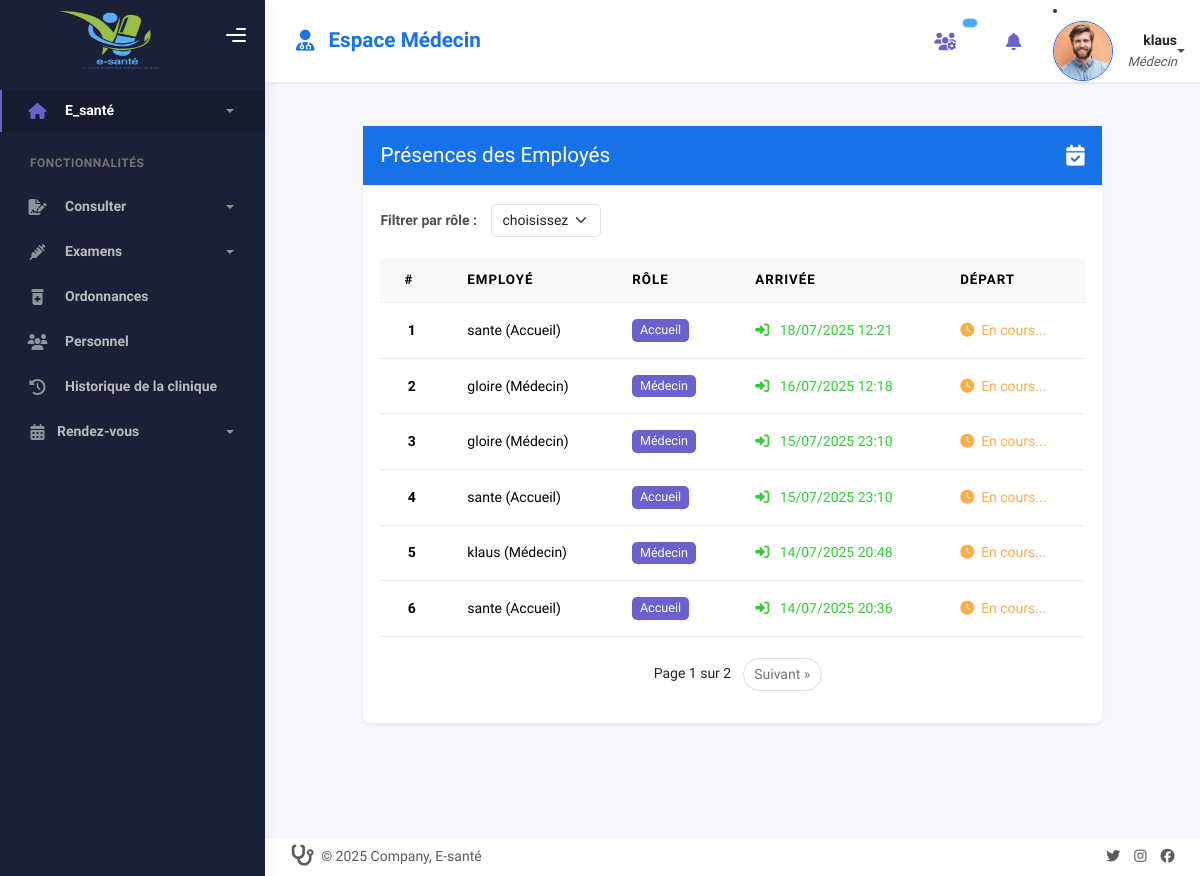
The page /protocole/historique-presence/ (signed in) on the database as committed earlier.
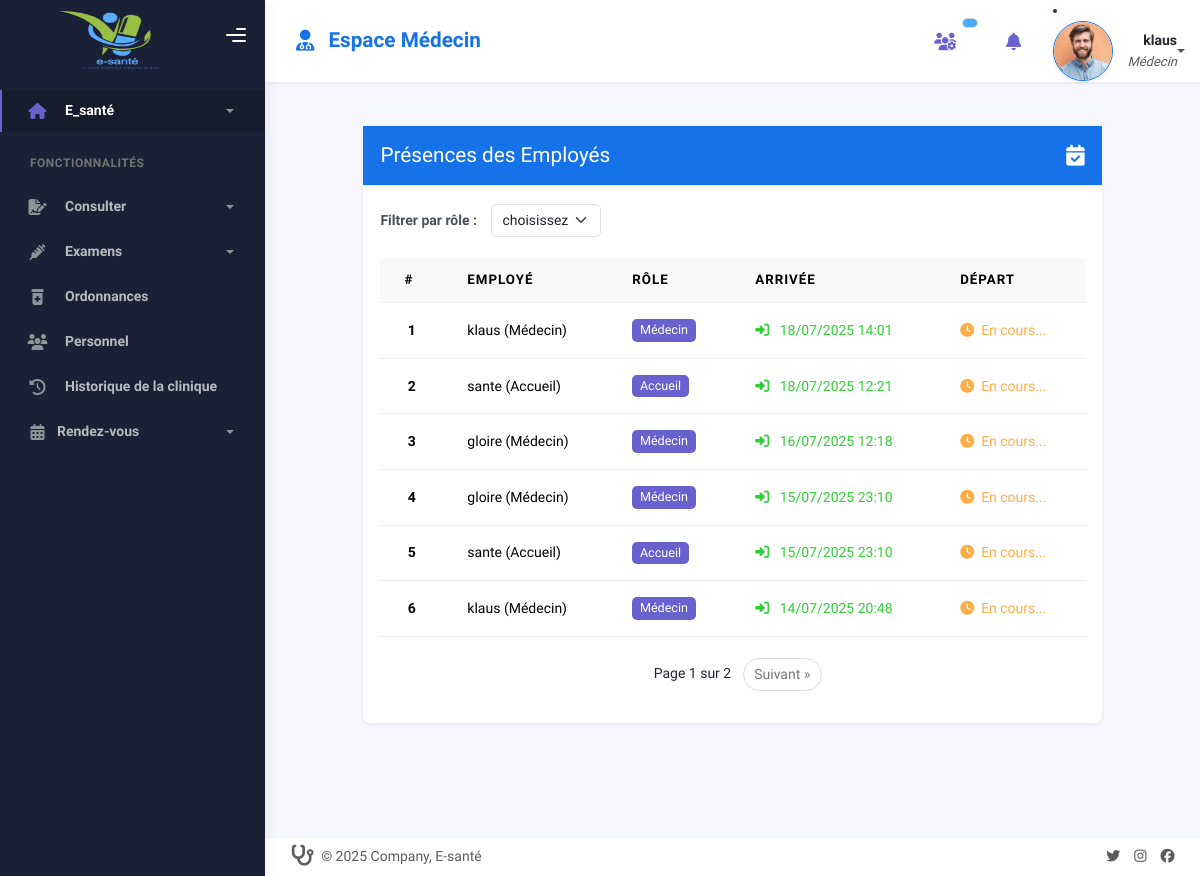
The same page on the database as committed later.
### Protocole/models.py (models this page shows, shortened)
class Presence(models.Model):
    ROLES = [
        ("medecin", "Médecin"),
        ("infirmier", "Infirmier"),
        ("pharmacien", "Pharmacien"),
        ("accueil", "Accueil"),
    ]
    employe = models.ForeignKey(User, on_delete=models.CASCADE)
    role = models.CharField(max_length=20, choices=ROLES)  # Rôle du personnel
    arrivee = models.DateTimeField(default=now)  # Heure d'arrivée
    depart = models.DateTimeField(null=True, blank=True)  # Heure de départ

### home/models.py (models this page shows, shortened)
class User(AbstractUser):
    role = models.CharField(max_length=20, choices=USER_ROLE_CHOICES, default='accueil')
    def __str__(self):
        return f"{self.username} ({self.get_role_display()})"

### Protocole/views.py (the view)
# urls.py: path('historique-presence/', proto_views.liste_presences, name='liste_presences'),
@login_required
def liste_presences(request):
    role = request.GET.get("role", "")
    roles = Personnel.ROLE_CHOICES
    presences = Presence.objects.all().order_by("-arrivee")
    if role:
        presences = presences.filter(employe__role=role)
    paginator = Paginator(presences, 6)
    page_number = request.GET.get("page")
    page_obj = paginator.get_page(page_number)
    return render(request, "protocole/index.html", {
        'presences': page_obj,
        'roles': roles,
        'role': role,
    })

### home/context_processors.py (called while the page is built)
def users_online(request):
    User = get_user_model()
    sessions = Session.objects.filter(expire_date__gte=timezone.now())
    user_ids = []
    for session in sessions:
        data = session.get_decoded()
        uid = data.get('_auth_user_id')
        if uid:
            user_ids.append(uid)
    active_users = User.objects.filter(id__in=user_ids)
    return {
        'active_users': active_users,
        'users_online_count': active_users.count(),
    }

### Protocole/templates/protocole/index.html (shortened to what this page needs)
{% extends 'dashboard/base.html' %}
{% load static %}
{% block content %}
<div class="container-fluid mt-5 pt-5">
  <div class="row justify-content-center">
    <div class="col-md-10">
      <div class="card shadow-sm border-0 rounded-3">
        <div class="card-header bg-primary text-white d-flex justify-content-between align-items-center">
          <h4 class="mb-0">Présences des Employés</h4>
          <i class="fas fa-calendar-check fs-4"></i>
        </div>
        <div class="card-body">
          <form method="get" class="mb-4">
            <div class="d-flex align-items-center gap-2">
              <label for="role" class="me-2"><strong>Filtrer par rôle :</strong></label>
              <select name="role" id="role" class="form-select w-auto" onchange="this.form.submit()">
                <option value="">choisissez</option>
              </select>
            </div>
          </form>
          <div class="table-responsive">
            <table class="table table-hover align-middle table-row-counter mb-0">
              <thead class="table-light">
                <tr>
                  <th>#</th>
                  <th>Employé</th>
                  <th>Rôle</th>
                  <th>Arrivée</th>
                  <th>Départ</th>
                </tr>
              </thead>
              <tbody>
                {% for presence in presences %}
                <tr>
                  <td class="counter-cell fw-bold text-center"></td>
                  <td>{{ presence.employe }}</td>
                  <td>
                    <span class="badge badge-role bg-secondary">{{ presence.employe.get_role_display }}</span>
                  </td>
                  <td class="text-success">
                    <i class="fas fa-sign-in-alt me-2"></i>
                    {{ presence.arrivee|date:"d/m/Y H:i" }}
                  </td>
                  <td class="text-danger">
                    {% if presence.depart %}
                      <i class="fas fa-sign-out-alt me-2"></i>
                      {{ presence.depart|date:"d/m/Y H:i" }}
                    {% else %}
                      <span class="text-warning">
                        <i class="fas fa-clock me-2"></i>En cours...
                      </span>
                    {% endif %}
                  </td>
                </tr>
                {% endfor %}
              </tbody>
            </table>
          </div>
          <nav aria-label="Page navigation" class="mt-4">
            <ul class="pagination justify-content-center">
              <li class="page-item disabled">
                <span class="page-link bg-white text-dark border-0">
                  Page {{ presences.number }} sur {{ presences.paginator.num_pages }}
                </span>
              </li>
              {% if presences.has_next %}
              <li class="page-item">
                <a class="page-link text-decoration-none" href="?page={{ presences.next_page_number }}{% if role %}&role={{ role }}{% endif %}">
                  Suivant &raquo;
                </a>
              </li>
              {% endif %}
            </ul>
          </nav>
        </div>
      </div>
    </div>
  </div>
</div>
<link rel="stylesheet" href="https://cdnjs.cloudflare.com/ajax/libs/font-awesome/6.5.0/css/all.min.css ">
{% endblock %}

Rows that differ between the two databases and show on the page:
no longer on this page (row unchanged): Presence: employe "sante (Accueil)", employe.role "Accueil", arrivee "14/07/2025 20:36", shows "En cours..."
added Presence: employe "klaus (Médecin)", employe.role "Médecin", arrivee "18/07/2025 14:01", shows "En cours..."
